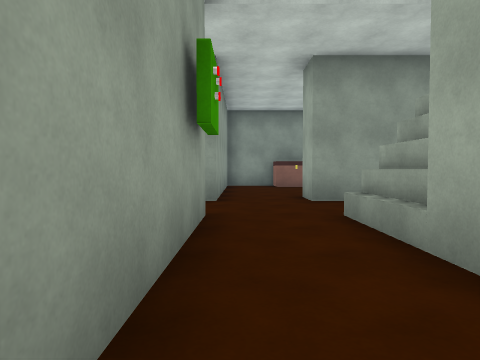
[1] (above)

15 first-person views from a walk through a scene from a Unity 3-D project. The camera is 1.2 m above the floor, tilts 2° down and sees 75° across. Doors are open. The floor is counted in squares, 1.8 m on a side. Each view is taken from the middle of a square. On the plan, view 1 faces up. The plan holds only what a view shows up to about 10 squares ahead; the rest is blank. The player character is not drawn. Some surface patterns are stand-ins.

[2]
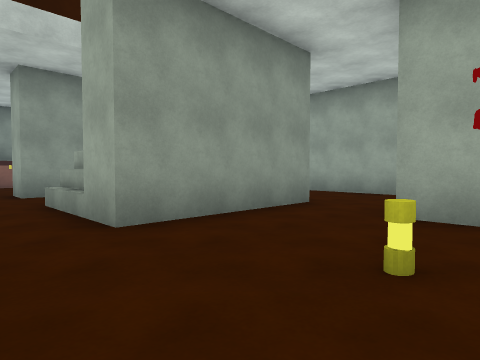

[3]
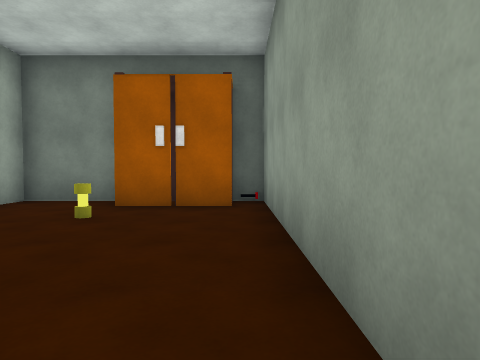

[4]
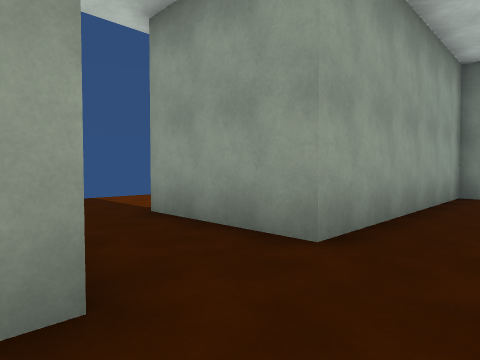

[5]
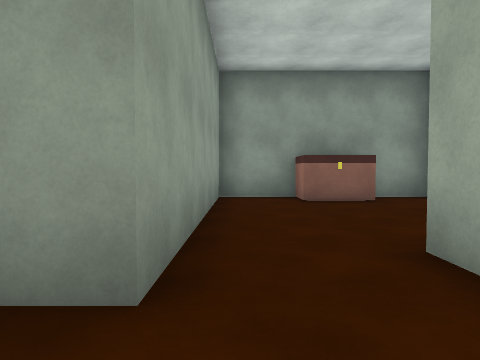

[6]
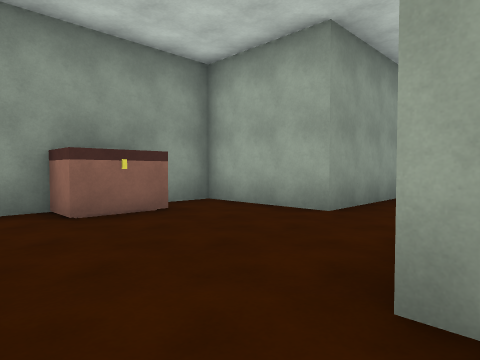

[7]
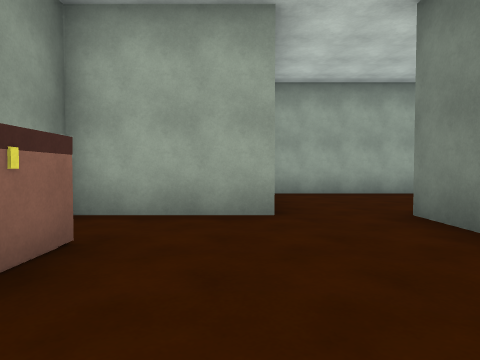

[8]
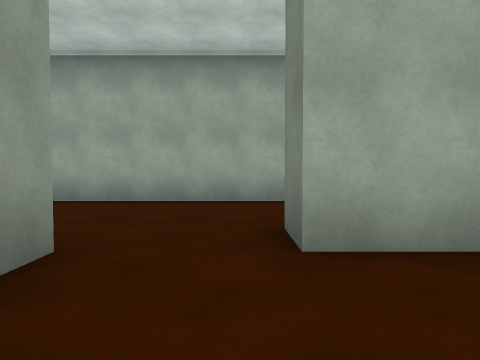

[9]
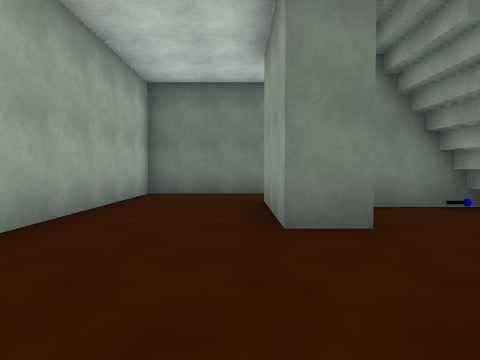

[10]
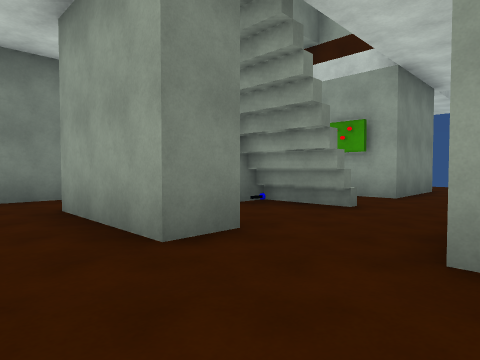

[11]
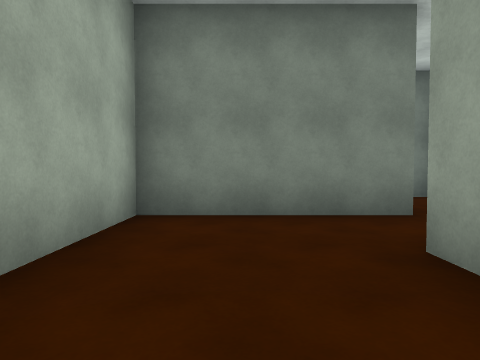

[12]
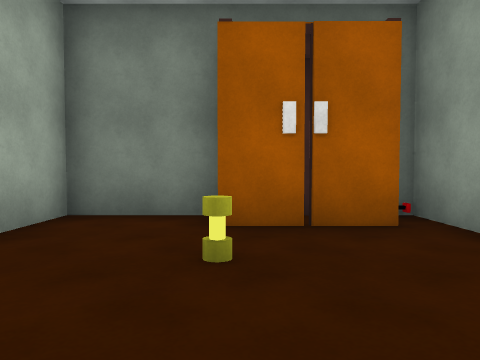

[13]
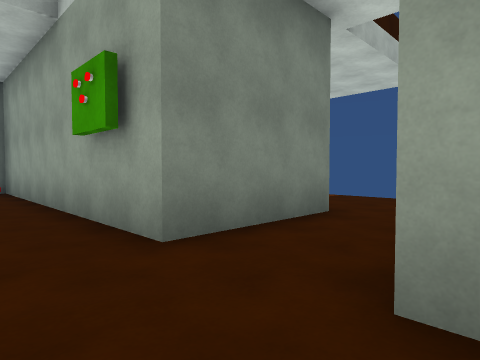

[14]
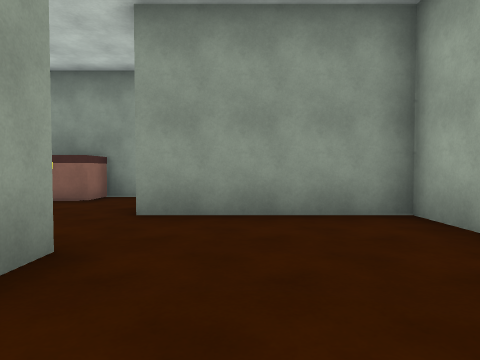

[15]
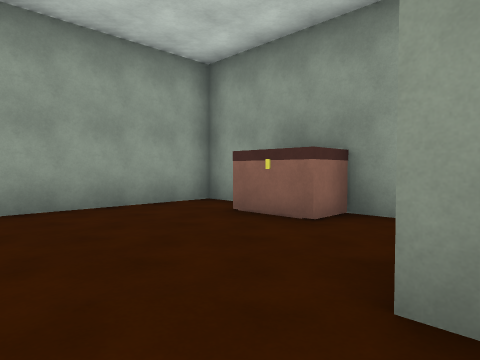

### Floor plan
Ten units are one square. View 1 is at (0, 0); x grows to the right and y downward. Boxes are objects, and circles mark ways between rooms. Rooms are numbered by the first view taken in them; rooms with no view inside come last. Other rooms are left out.
<svg viewBox="-41 -130 131 170">
<path fill="none" stroke="#000" d="M1 26 24 26M22 35 45 35 45 5M10 35 15 35M-5 -15 -5 35 2 35M55 -15 15 -15M15 -65 15 -75M20 -32 20 -45M18 -29 18 -45M-5 -80 -5 -65 -35 -65M-36 -45 -5 -45 -5 -15M15 -15 15 -45M45 -95 45 -125 -5 -125 -5 -80M45 -30 45 -45 55 -45 55 -15M32 -75 45 -75 45 -65 15 -65M20 -46 20 -25M15 -45 22 -45 22 -25M17 -25 38 -25M45 5 85 5 85 -95 45 -95M17 -45 17 -25"/>
<rect x="15" y="5" width="10" height="10" fill="#bbb"><title>other object</title></rect>
<rect x="15" y="-125" width="10" height="10" fill="#bbb"><title>other object</title></rect>
<circle cx="5" cy="-15" r="3" fill="#2a7"/>
<circle cx="50" cy="-5" r="3" fill="#2a7"/>
<circle cx="5" cy="-80" r="3" fill="#2a7"/>
<circle cx="20" cy="-55" r="3" fill="#2a7"/>
<circle cx="40" cy="-85" r="3" fill="#2a7"/>
<text x="20" y="10">1</text>
<text x="0" y="-50">2</text>
<text x="20" y="-100">3</text>
<text x="60" y="-50">4</text>
</svg>
Room 1 opens to room 2. Room 1 opens to room 4. Room 2 opens to room 3. Room 2 opens to room 4. Room 3 opens to room 4.

Where each view was taken, in squares from view 1:
view 1: 0 up, 0 right, facing up
view 2: 2 down, 0 right, facing up-right
view 3: 3 up, 0 right, facing down
view 4: 4 up, 1 right, facing up-left
view 5: 5 up, 0 right, facing up
view 6: 7 up, 0 right, facing up-right
view 7: 10 up, 0 right, facing right
view 8: 5 up, 2 right, facing right
view 9: 8 up, 6 right, facing down
view 10: 7 up, 7 right, facing down-left
view 11: 4 up, 7 right, facing down
view 12: 1 up, 2 right, facing down
view 13: 7 up, 1 right, facing down-left
view 14: 5 up, 6 right, facing up
view 15: 8 up, 5 right, facing up-left
